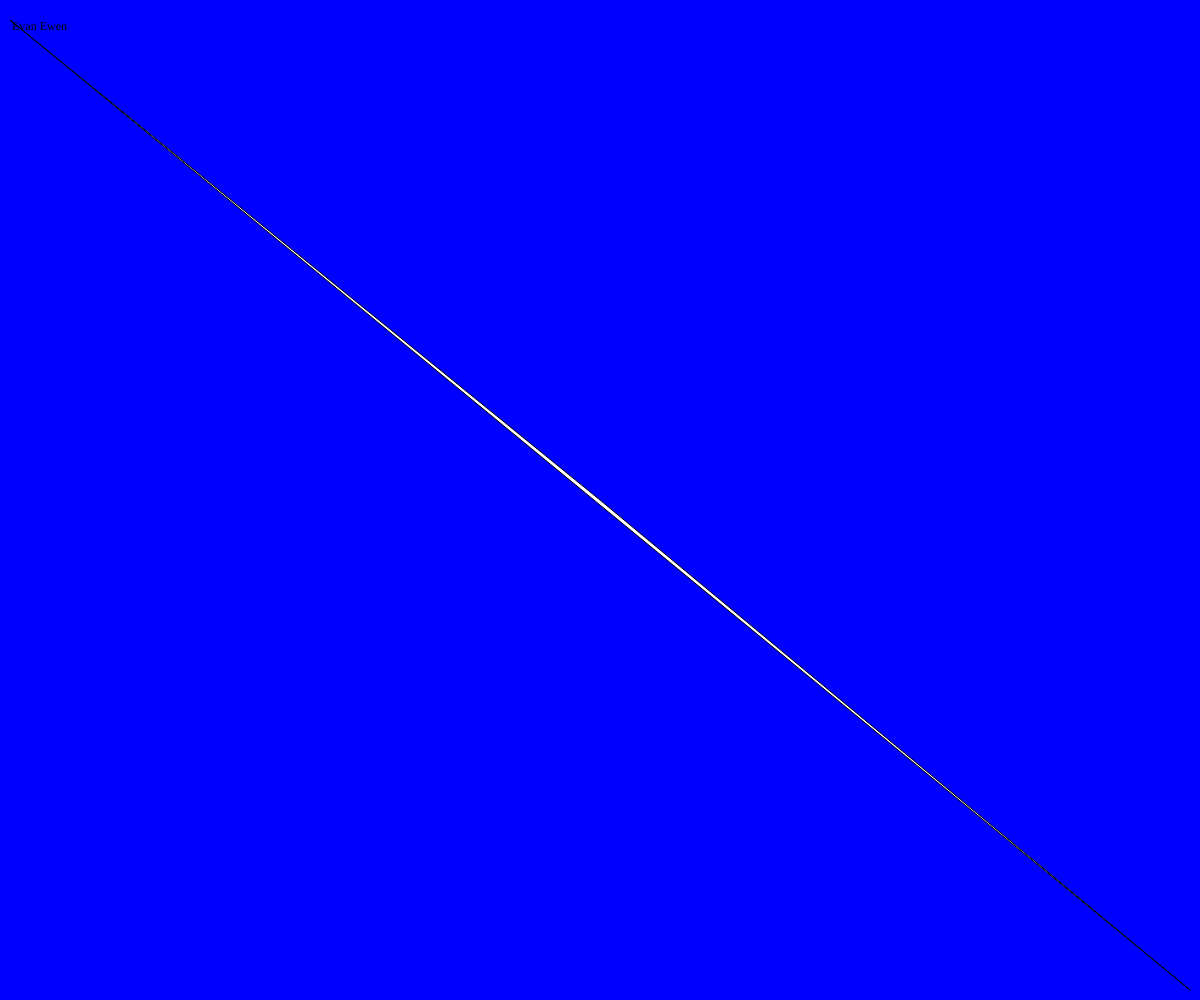
Frame 1 (no input)
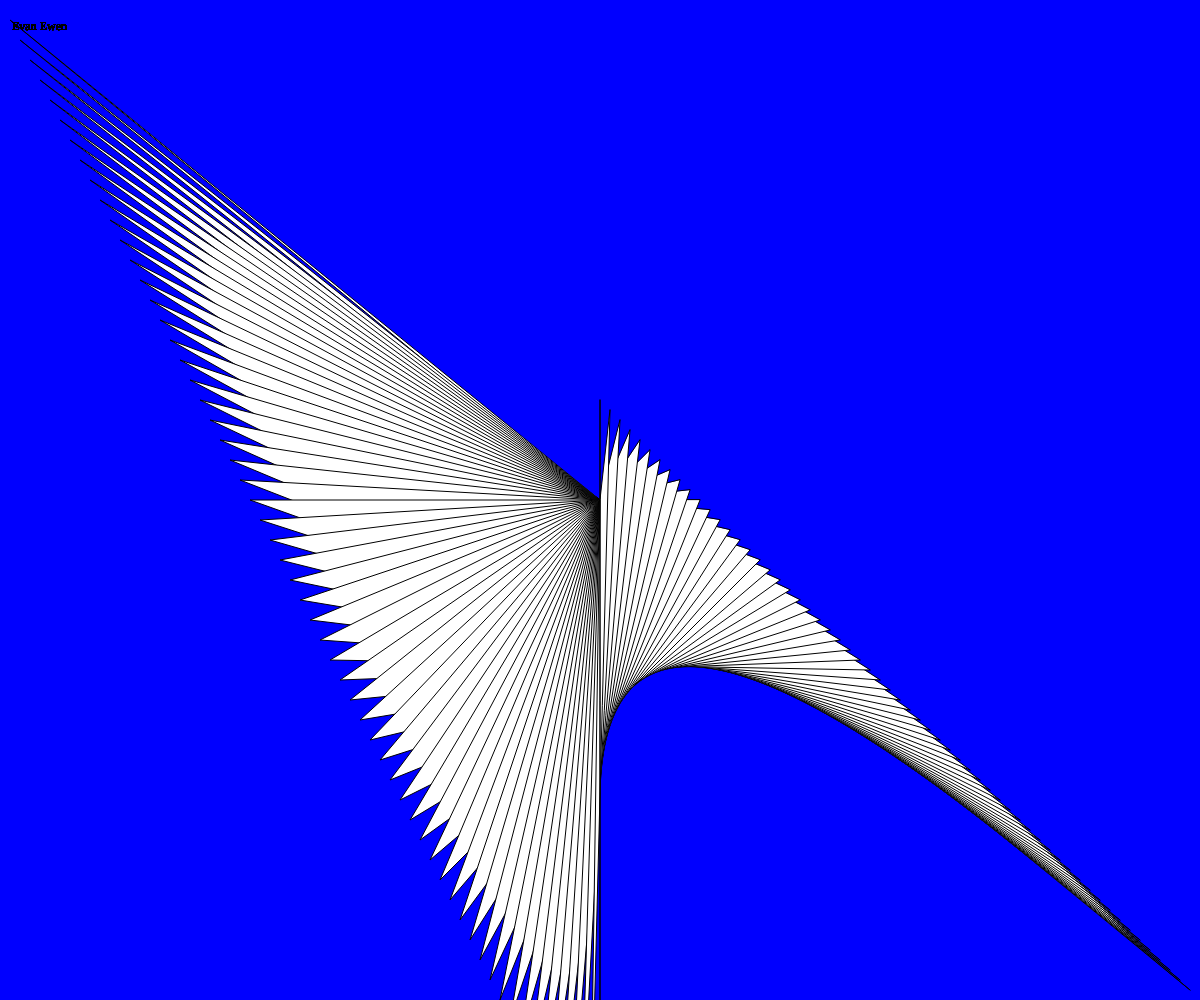
Frame 60 (no input)
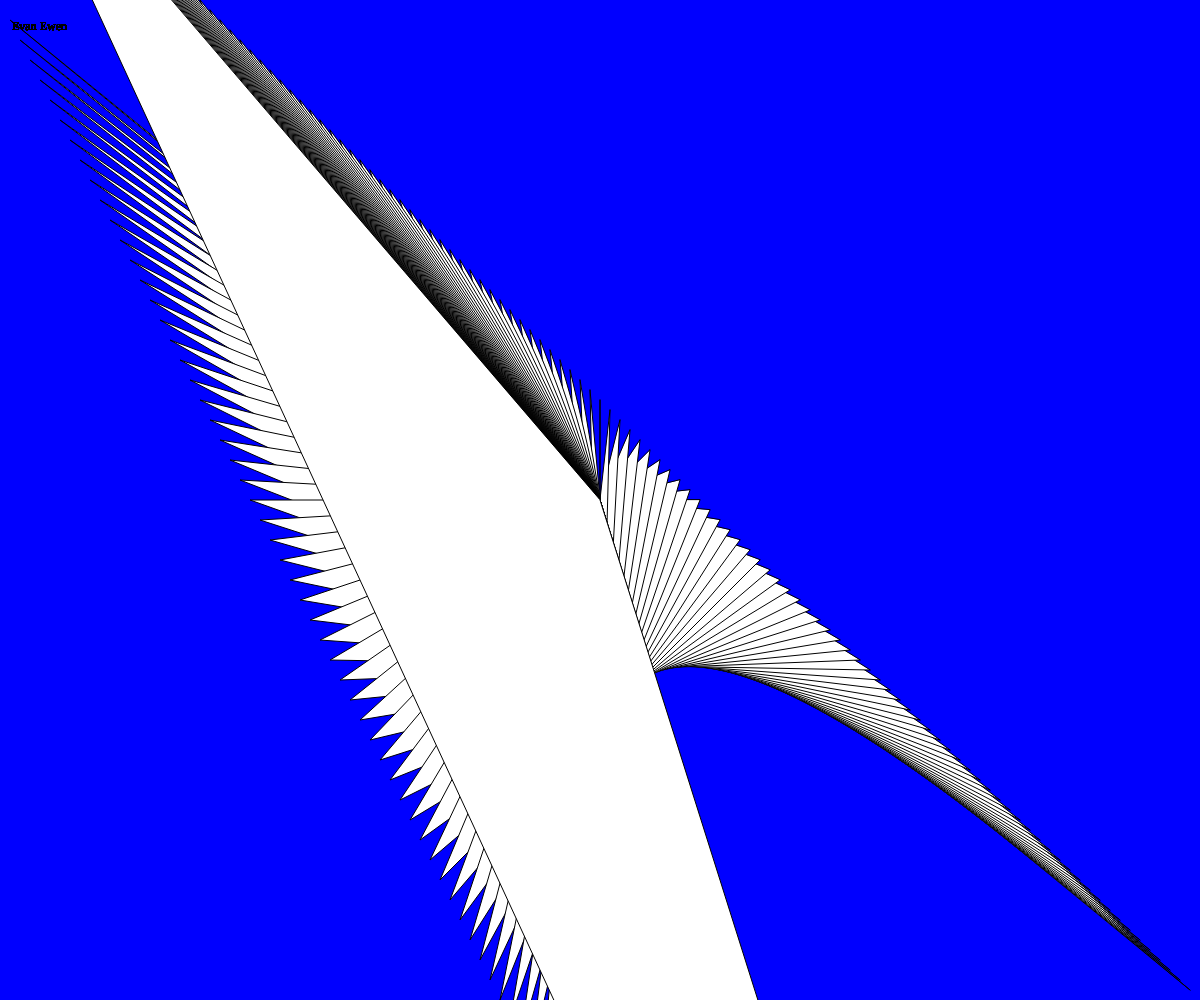
Frame 120 (the mouse pressed at the canvas centre since frame 60)

The p5.js sketch that drew these frames (run headless with seeded random() and noise() and a simulated clock; from frame 60 on, the mouse is pressed at the canvas centre):

// p5.js sketch
// ── sketch.js
// Project Title
// Your Name
// Date
//
// Extra for Experts:
// - describe what you did to take this project "above and beyond"
let weirdX = 0;
let weirdY = 0;
let wonkyX; 
let wonkyY;

function setup() {
  createCanvas(windowWidth, windowHeight);
  background(0,0,255);
  wonkyX = windowWidth;
  wonkyY = windowHeight;
}

function keyTyped() {
  if (key === "a") {
    rect(mouseX,mouseY,50,50);
  }
  if (key === "s") {
    ellipse(mouseX, mouseY, 100, 100);
  }
  if (key === "d") {
    triangle(mouseX,mouseY,mouseX/2,mouseY/2,mouseX*2,mouseY*2);
  }
  if (mouseIsPressed){
    fill(random(0,255), random(0,255), random(0,255));
  }
  if (key === " "){
    background(0,0,255);
    textFont("Times New Roman");
    text("Evan Ewen", 12, 30);
  }
}



function draw() {
  textFont("Times New Roman");
  text("Evan Ewen", 12, 30);
  weirdX += 10;
  weirdY += 20;
  wonkyX -= 10;
  wonkyY -= 10;
  triangle(windowWidth/2, windowHeight/2, weirdX, weirdY, wonkyX, wonkyY);
  print(weirdX, weirdY, wonkyX, wonkyY);
}
